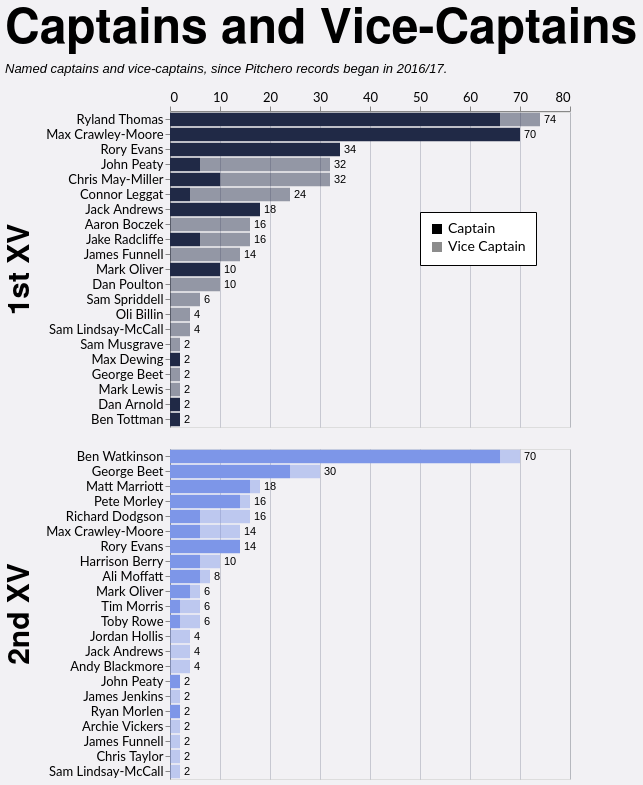

Source (Vega-Lite JSON):
### Vega-Lite specification from a JSON file in a GitHub repository (floating-point values rounded to 4 significant figures; data arrays with more than 128 entries replaced by an {"elided": "..."} marker saying what was removed)
{"config": {"axis": {"labelFont": "Lato, sans-serif", "titleFont": "PT Sans Narrow, Helvetica Neue, Helvetica, Arial, sans-serif", "labelFontSize": 13, "titleFontSize": 24, "gridColor": "#202947", "gridOpacity": 0.2}, "header": {"labelFont": "PT Sans Narrow, Helvetica Neue, Helvetica, Arial, sans-serif", "titleFont": "PT Sans Narrow, Helvetica Neue, Helvetica, Arial, sans-serif", "labelFontSize": 24, "titleFontSize": 28, "labelFontWeight": "bold", "orient": "left"}, "legend": {"labelFont": "Lato, sans-serif", "titleFont": "PT Sans Narrow, Helvetica Neue, Helvetica, Arial, sans-serif", "labelFontSize": 14, "titleFontSize": 16, "titlePadding": 5, "fillColor": "white", "strokeColor": "black", "padding": 10, "titleFontWeight": "lighter", "titleFontStyle": "italic", "titleColor": "gray", "offset": 10}, "title": {"font": "PT Sans Narrow, Helvetica Neue, Helvetica, Arial, sans-serif", "fontSize": 48, "fontWeight": "bold", "anchor": "start", "align": "center", "titlePadding": 20, "subtitlePadding": 10, "subtitleFontSize": 13, "subtitleColor": "", "subtitleFontStyle": "italic", "offset": 15, "color": "black"}, "axisX": {"labelAngle": 0}, "facet": {"title": null, "header": null, "align": {"row": "each", "column": "each"}}, "resolve": {"scale": {"y": "independent", "facet": "independent"}}, "background": "#f2f1f4"}, "data": {"name": "data-c83243d83a7d5f4774ee995a946a4784"}, "facet": {"row": {"field": "squad", "header": {"labelExpr": "datum.value + ' XV'", "labelFontSize": 30, "title": null}, "sort": ["1st", "2nd"], "title": null, "type": "nominal"}}, "spec": {"layer": [{"mark": {"type": "bar"}, "encoding": {"color": {"field": "squad", "legend": null, "scale": {"domain": ["1st", "2nd"], "range": ["#202946", "#7d96e8"]}, "sort": ["1st", "2nd"], "type": "nominal"}, "opacity": {"field": "role", "legend": {"legendX": 250, "legendY": 100, "orient": "none", "title": null}, "scale": {"domain": ["Captain", "Vice Captain"], "range": [1.0, 0.45]}, "sort": ["Captain", "Vice Captain"], "type": "nominal"}, "order": {"field": "stack_order", "sort": "ascending", "type": "quantitative"}, "tooltip": [{"field": "player", "title": "Player", "type": "nominal"}, {"field": "squad", "title": "Squad", "type": "nominal"}, {"field": "role", "title": "Role", "type": "nominal"}, {"field": "games_agg", "title": "Games", "type": "quantitative"}], "x": {"axis": {"orient": "top", "title": null}, "field": "x0", "type": "quantitative"}, "x2": {"field": "x2"}, "y": {"field": "player", "sort": {"field": "sort_total", "order": "descending"}, "title": null, "type": "nominal"}}, "transform": [{"aggregate": [{"op": "sum", "field": "games", "as": "games_agg"}, {"op": "max", "field": "sort_total", "as": "sort_total"}], "groupby": ["player", "squad", "role", "stack_order"]}, {"window": [{"op": "sum", "field": "games_agg", "as": "x2"}], "frame": [null, 0], "groupby": ["player", "squad"], "sort": [{"field": "stack_order", "order": "ascending"}]}, {"calculate": "datum.x2 - datum.games_agg", "as": "x0"}]}, {"mark": {"type": "text", "align": "left", "baseline": "middle", "color": "black", "dx": 4, "fontSize": 11}, "encoding": {"text": {"field": "total_games", "format": ".0f", "type": "quantitative"}, "x": {"axis": {"orient": "top", "title": null}, "field": "total_games", "type": "quantitative"}, "y": {"field": "player", "sort": {"field": "sort_total", "order": "descending"}, "title": null, "type": "nominal"}}, "transform": [{"aggregate": [{"op": "sum", "field": "games", "as": "total_games"}, {"op": "max", "field": "sort_total", "as": "sort_total"}], "groupby": ["player", "squad"]}]}], "height": {"step": 15}, "width": 400}, "resolve": {"scale": {"y": "independent"}}, "title": {"text": "Captains and Vice-Captains", "subtitle": "Named captains and vice-captains, since Pitchero records began in 2016/17."}, "$schema": "https://vega.github.io/schema/vega-lite/v5.20.1.json", "datasets": {"data-c83243d83a7d5f4774ee995a946a4784": {"elided": "199 records"}}}
